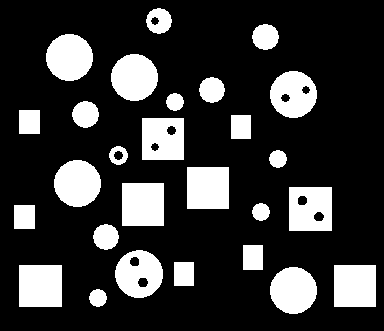
%> input picture DIP_2019_A4/objects.png, 384 x 331 px
$ octave q4_2.m   (GNU Octave 9; MATLAB toolbox functions it lacks are replaced by stand-ins)
%> lines starting %> are read from the running program, lines starting %| are printed output that depends on the picture; in (x1, y1, x2, y2) boxes, pixels count from 0 and x2, y2 are one past the last pixel; in counts of white or black regions, pixels touching at a corner belong together; the program's own positions count from 1
### a4_20171142/src/CCL.m
function [label_img, label_num] = CCL(img)
    [m, n] = size(img);
    temp = zeros(m, n);
%   temp stores the labels

    label = 1;
    ET = [];
%   ET stores the links

    for i = 2: m
        for j = 2: n
            if(img(i,j) == 1)
                up = temp(i-1,j);
                left = temp(i,j-1);

                if(up == 0 && left == 0)
                    temp(i,j) = label;
                    ET(label) = label;
                    label = label + 1;

                elseif(up == 0 || left == 0)
                    temp(i,j) = max(up,left);

                elseif(up == left)
                    temp(i,j) = up;

                else
                    if(up > left)
                        temp(i,j) = left;
                        ET(up) = findlabel(ET, left);
                    else
                        temp(i,j) = up;
                        ET(left) = findlabel(ET, up);
                    end
                end
            end
        end
    end

    count = [0];
    t = 1;
    for i = 1:m
        for j = 1: n
            if(temp(i,j) ~= 0)
                temp(i,j) = ET(temp(i,j));
                for r = 1:t
                    if count(r) == temp(i,j)
                        break;
                    else if r == t
                            t = t+1;
                            count(t) = temp(i,j);
                        end
                    end
                end
            end
        end
    end

    label_img = temp;
    label_num = t - 1;
end

### a4_20171142/src/q4_2.m
clear all;
clc;

I = imread("DIP_2019_A4/objects.png");
%> I is the input picture: size 331x384 uint8; 21.3% white; 27 white regions, largest, box (x1, y1, x2, y2) and area: (122, 183, 164, 226) 1806, (19, 265, 62, 307) 1806, (187, 167, 229, 209) 1764
[a,b] = size(I);
%> a = 331; b = 384

A1 = imbinarize(I);

s = [0,0,0; 0,1,1; 0,1,1];

Acorners = doit(s, A1);
%> after the loop in doit, `for i=2:a-1`:
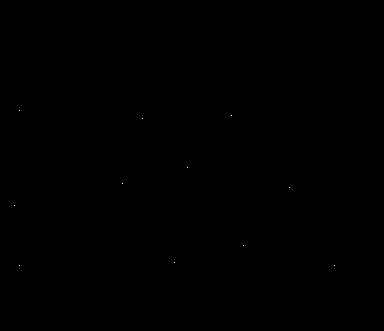
%> p: size 331x384 double; values 0 (black) and 1 (white), 0.01% white in thin lines or dots, all inside (x1, y1, x2, y2) = (14, 110, 335, 266)
[label_img, k] = CCL(A1);
%> after the loop in CCL, `for i = 2: m`:
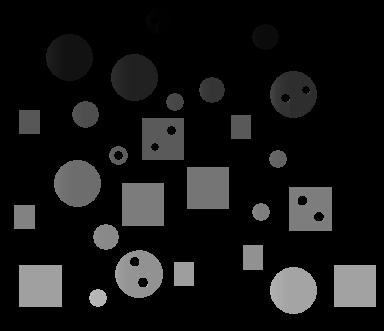
%> temp: size 331x384 double; min 0, max 186, mean 22.5
%> after the loop in CCL, `for i = 2: m`: ET = 186 values, max 181 at index 181, min 1 at index 1, mean 86.88; label = 187; left = 164
%> after the loop in CCL, `for i = 1:m`: temp: size 331x384 double; 4.43% of pixels changed, all inside (x1, y1, x2, y2) = (46, 9, 324, 313)
%> after the loop in CCL, `for i = 1:m`: count = 28 values from 0 to 181; t = 28
%> in CCL, `label_num = t - 1;`: label_num = 27
%> k = 27

T = Acorners.*label_img;
labels = unique(T);
%> labels = [0; 87; 89; 90; 117; 124; 125; 130; 145; 158; 160; 162]

[a1, ~] = size(labels);
%> a1 = 12

I1 = zeros([a,b]);
for i=2:a1
    temp = label_img == labels(i);
    I1 = I1 + temp;
end
%> this loop made 11 passes
%> pass 1, `temp = label_img == labels(i);`:
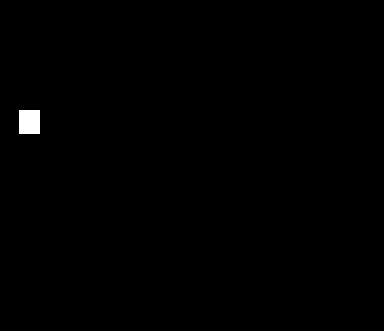
%> temp: size 331x384 logical; 0.4% white; 1 white region, box (x1, y1, x2, y2) and area: (19, 110, 40, 134) 504
%> pass 2, `temp = label_img == labels(i);`:
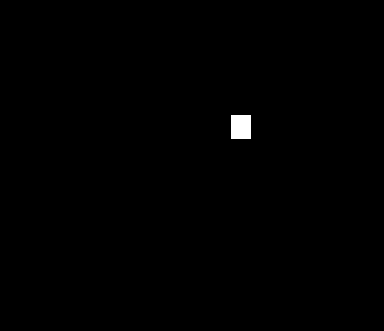
%> temp: size 331x384 logical; 0.38% white; 1 white region, box (x1, y1, x2, y2) and area: (231, 115, 251, 139) 480
%> pass 2, `I1 = I1 + temp;`:
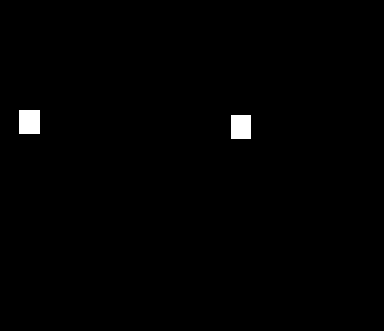
%> I1: size 331x384 double; values 0 (black) and 1 (white), 0.77% white; 2 white regions, box (x1, y1, x2, y2) and area: (19, 110, 40, 134) 504, (231, 115, 251, 139) 480
%> after the loop:
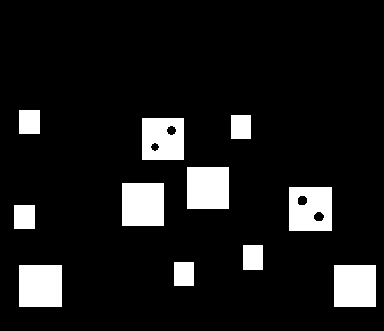
%> I1: size 331x384 double; values 0 (black) and 1 (white), 10.2% white; 11 white regions, largest, box (x1, y1, x2, y2) and area: (122, 183, 164, 226) 1806, (19, 265, 62, 307) 1806, (187, 167, 229, 209) 1764

function p = doit(m1, dup)
%     p = dup;
    [a,b] = size(dup);
    p = zeros([a,b]);
    for i=2:a-1
        for j=2:b-1
            if match(m1, dup(i-1:i+1, j-1:j+1))
                p(i,j) = 1;
            end
        end
    end
end


function b = match(m1, m2)
    a = 0;
    for i=1:3
        for j=1:3
            if m1(i,j) == m2(i,j)
                a = a + 1;
            end
        end
    end
    if (a == 9)
        b = 1;
    else
        b = 0;
    end
end
